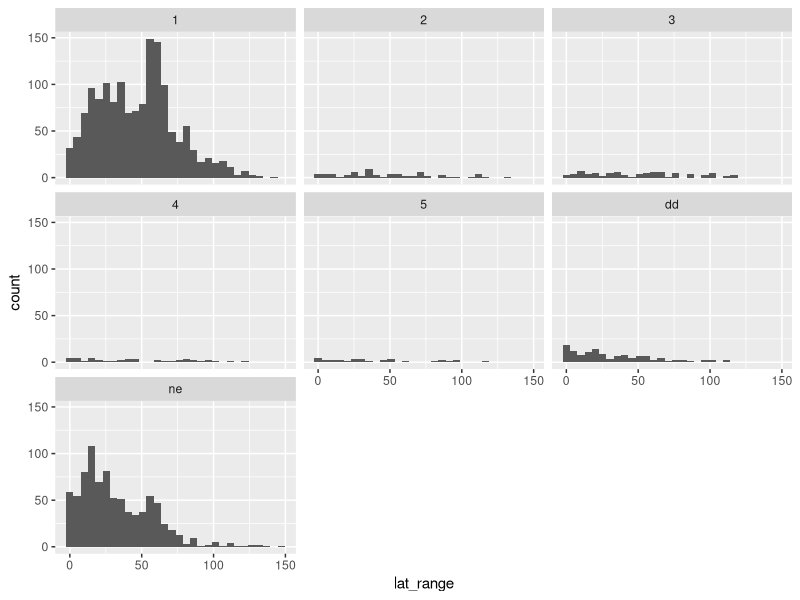
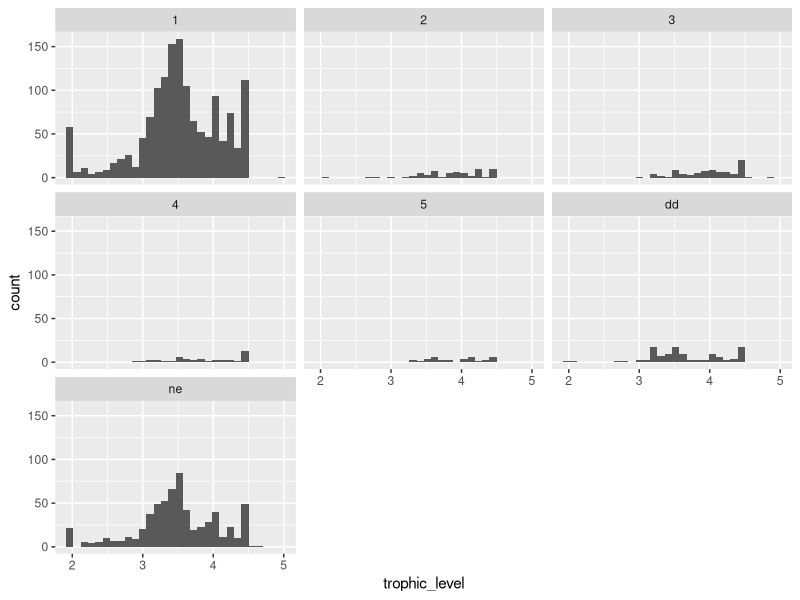
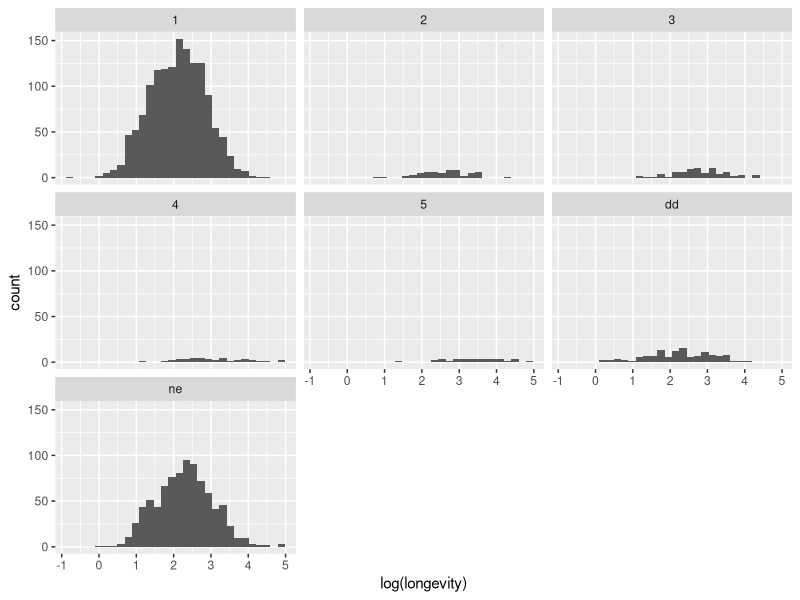
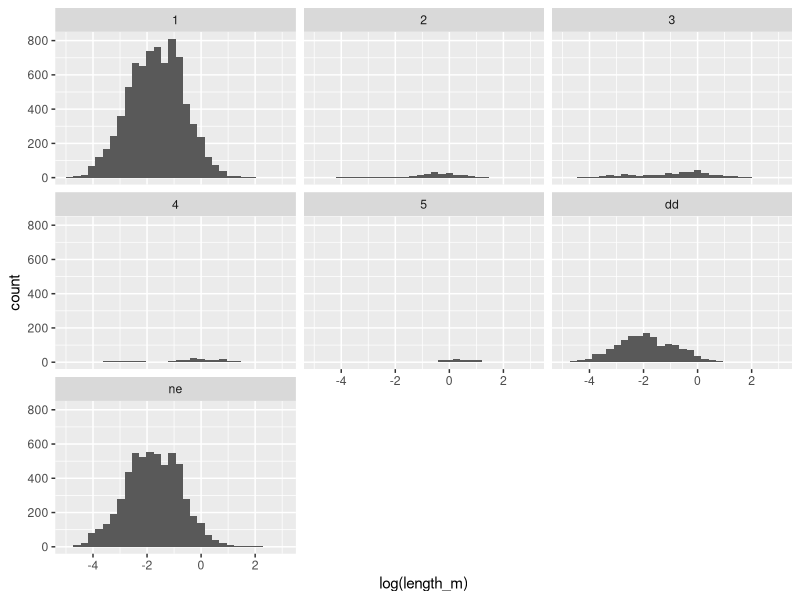
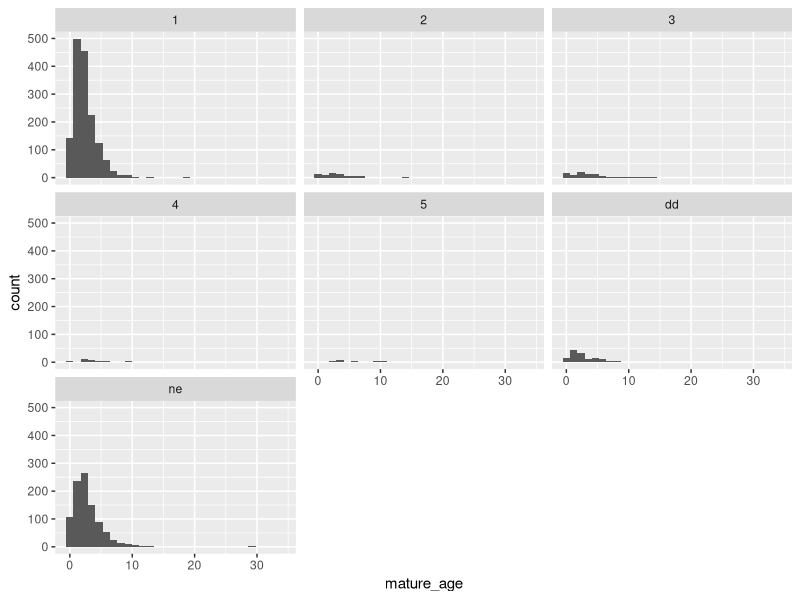
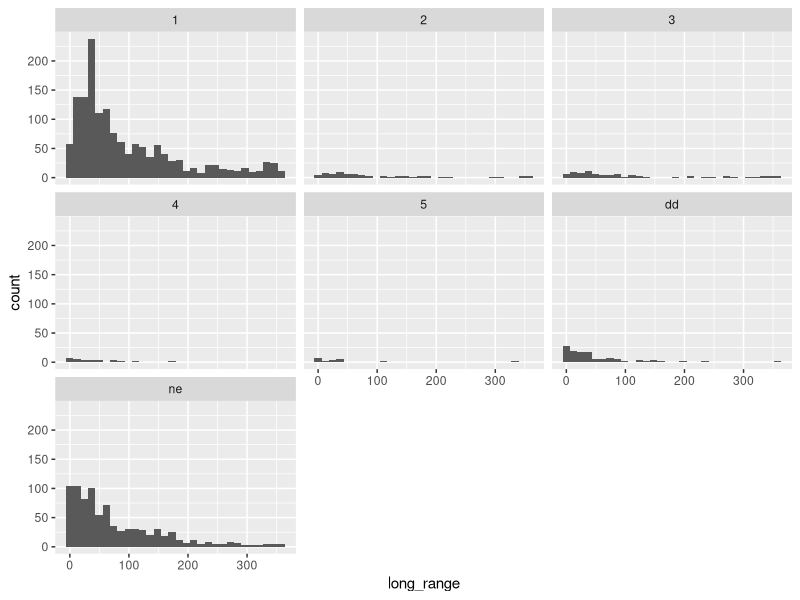
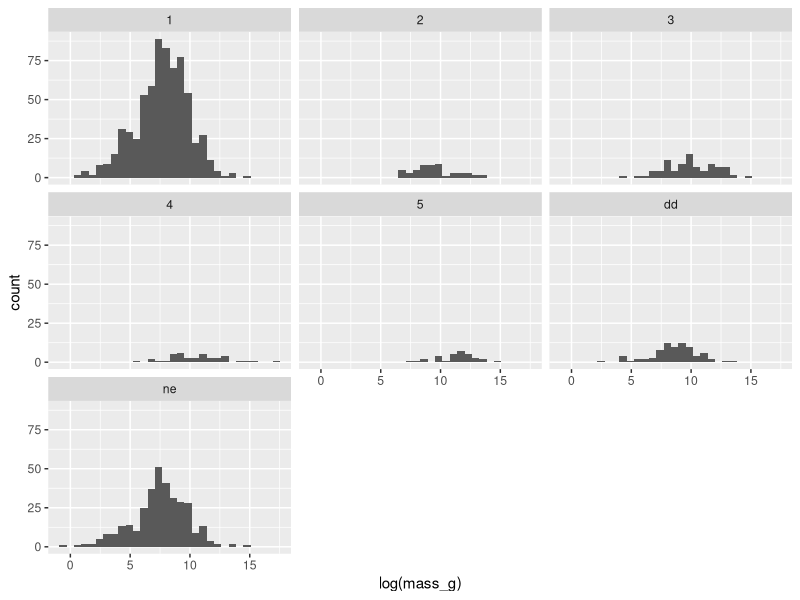
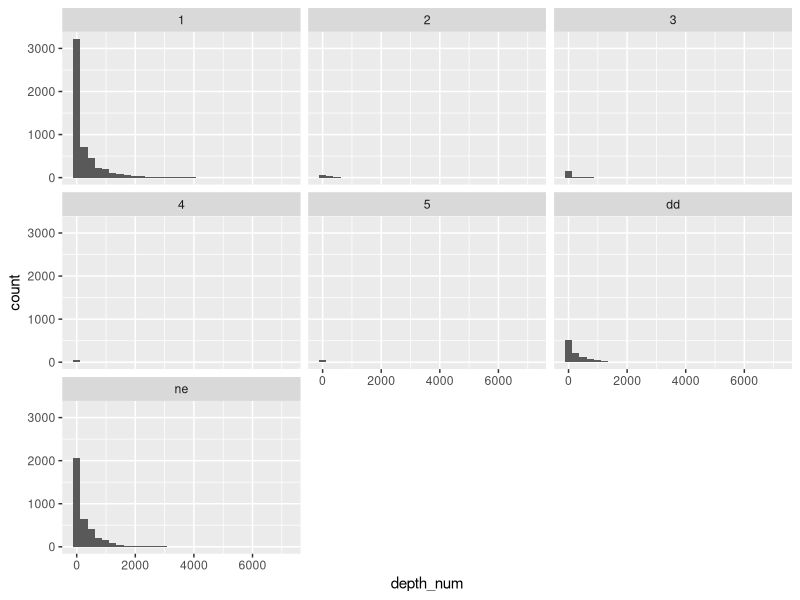

Reproduce these figures in R, in order.

# setup -------------------------------------------------------------------

library(tidyverse)
library(ggpubr)

full_dataset <- read_csv('no_pan_dataset.csv')

for_figures <- full_dataset %>%
  distinct() %>% 
  mutate(iucn_text = case_when(
    iucn_category == 1 ~ 'Least Concern',
    iucn_category == 2 ~ 'Near Threatened',
    iucn_category == 3 ~ 'Vulnerable',
    iucn_category == 4 ~ 'Endangered',
    iucn_category == 5 ~ 'Critically Endangered',
    iucn_category == 'dd' ~ 'Data Deficient',
    iucn_category == 'ne' ~ 'Not Evaluated') %>% 
      factor(
        levels = c('Least Concern', 'Near Threatened', 'Vulnerable', 'Endangered', 'Critically Endangered', 'Data Deficient', 'Not Evaluated')))


# data plots --------------------------------------------------------------

# overall distribution
for_figures %>% 
  group_by(iucn_text) %>% 
  summarize(n = n())

# lat range

# distributions are similar, but not symmetrical

full_dataset %>% 
ggplot() +
  geom_histogram(aes(x = lat_range)) +
  facet_wrap(facets = vars(iucn_category))

kruskal.test(lat_range ~ iucn_category, data = for_figures)

pairwise.wilcox.test(for_figures$lat_range, for_figures$iucn_category, p.adjust.method = 'BH')

lat_range_boxplot <- ggplot(
  data = for_figures %>% 
    mutate(
      sig = case_when(
        iucn_category %in% 1:3 ~ 'a',
        iucn_category %in% 4:5 ~ 'ab',
        iucn_category %in% c('dd','ne') ~ 'b')),
  mapping = aes(
    x = iucn_text,
    y = lat_range,
    color = iucn_text)) +
  geom_boxplot() +
  geom_point(
    aes(y = median(lat_range, na.rm = T)),
    shape = 1,
    size = 3) +
  labs(
    y = NULL,
    color = 'IUCN Category',
    x = NULL) +
  theme_bw() +
  theme(
    plot.title = element_text(size = 9),
    axis.ticks.x = element_blank(),
    axis.text.x = element_blank(),
    panel.grid.major.x = element_blank(),
    panel.grid.minor.x = element_blank(),
    panel.background = element_rect(fill = 'gray85'),
    axis.title.y = element_text(size = 6)) +
  geom_text(
    aes(y = 155, label = sig, color = NULL),
    size = 2,
    show.legend = F) +
  scale_colour_viridis_d()

# trophic level

# distributions are not symmetrical, but are relatively similar

full_dataset %>% 
ggplot() +
  geom_histogram(aes(x = trophic_level)) +
  facet_wrap(facets = vars(iucn_category))

kruskal.test(trophic_level ~ iucn_category, data = for_figures)

pairwise.wilcox.test(for_figures$trophic_level, for_figures$iucn_category, p.adjust.method = 'BH')

trophic_level_boxplot <- ggplot(
  data = for_figures %>% 
    mutate(
      sig = case_when(
        iucn_category %in% c(1,'ne') ~ 'a',
        iucn_category %in% 2:5 ~ 'b',
        iucn_category == 'dd' ~ 'c')),
  mapping = aes(
    x = iucn_text,
    y = trophic_level,
    color = iucn_text)) +
  geom_boxplot() +
  geom_point(
    aes(y = median(trophic_level, na.rm = T)),
    shape = 1,
    size = 3) +
  labs(
    y = NULL,
    color = 'IUCN Category',
    x = NULL) +
  theme_bw() +
  theme(
    plot.title = element_text(size = 9),
    axis.ticks.x = element_blank(),
    axis.text.x = element_blank(),
    panel.grid.major.x = element_blank(),
    panel.grid.minor.x = element_blank(),
    panel.background = element_rect(fill = 'gray85'),
    axis.title.y = element_text(size = 6)) +
  geom_text(
    aes(y = 5.5, label = sig, color = NULL),
    size = 2,
    show.legend = F) +
  scale_colour_viridis_d()

# longevity

# distributions can be normalized by log-transformation

ggplot(
  full_dataset %>% 
    filter(
      longevity > 0)) +
  geom_histogram(aes(x = log(longevity))) +
  facet_wrap(facets = vars(iucn_category))

longevity_anova <- aov(
  log(longevity)~iucn_category, 
  data = full_dataset %>% 
    filter(
      longevity > 0))

TukeyHSD(longevity_anova)

longevity_boxplot <- ggplot(
  data = for_figures %>% 
    mutate(
      sig = case_when(
        iucn_category == 1 ~ 'a',
        iucn_category == 'dd' ~ 'ab',
        iucn_category == 2 ~ 'bc',
        iucn_category == 'ne' ~ 'b',
        iucn_category == 3 ~ 'cd',
        iucn_category == 4 ~ 'de',
        iucn_category == 5 ~ 'e')) %>% 
    filter(longevity > 0),
  mapping = aes(
    x = iucn_text,
    y = log(longevity),
    color = iucn_text)) +
  geom_boxplot() + 
  geom_point(
    aes(y = median(log(longevity), na.rm = T)),
    shape = 1,
    size = 3) +
  labs(
    y = NULL,
    color = 'IUCN Category',
    x = NULL) +
  theme_bw() +
  theme(
    plot.title = element_text(size = 9),
    axis.ticks.x = element_blank(),
    axis.text.x = element_blank(),
    panel.grid.major.x = element_blank(),
    panel.grid.minor.x = element_blank(),
    panel.background = element_rect(fill = 'gray85'),
    axis.title.y = element_text(size = 6)) +
  geom_text(
    aes(y = 5.2, label = sig, color = NULL),
    size = 2,
    show.legend = F) +
  scale_colour_viridis_d()

# length

# can be normalized by log-transformation

ggplot(full_dataset) +
  geom_histogram(aes(x = log(length_m))) +
  facet_wrap(facets = vars(iucn_category))

length_anova <- aov(
  log(length_m)~iucn_category, 
  data = full_dataset)

TukeyHSD(length_anova)

length_boxplot <- ggplot(
  data = for_figures %>% 
    mutate(
      sig = case_when(
        iucn_category == 1 ~ 'a',
        iucn_category == c(2,4) ~ 'b',
        iucn_category == 3 ~ 'c',
        iucn_category == 5 ~ 'd',
        iucn_category == 'dd' ~ 'e',
        iucn_category == 'ne' ~ 'f')),
  mapping = aes(
    x = iucn_text,
    y = log(length_m),
    color = iucn_text)) +
  geom_boxplot() + 
  geom_point(
    aes(y = median(log(length_m), na.rm = T)),
    shape = 1,
    size = 3) +
  labs(
    y = NULL,
    color = 'IUCN Category',
    x = NULL) +
  theme_bw() +
  theme(
    plot.title = element_text(size = 9),
    axis.ticks.x = element_blank(),
    axis.text.x = element_blank(),
    panel.grid.major.x = element_blank(),
    panel.grid.minor.x = element_blank(),
    panel.background = element_rect(fill = 'gray85'),
    axis.title.y = element_text(size = 6)) +
  geom_text(
    aes(y = 12, label = sig, color = NULL),
    size = 2,
    show.legend = F) +
  scale_colour_viridis_d()

# depth zone

depth_zone_barplot <- for_figures %>% 
  filter(!is.na(depth_zone)) %>% 
  group_by(iucn_text,depth_zone) %>% 
  summarize(in_group = n()) %>% 
  left_join(
    for_figures %>% 
      filter(!is.na(depth_zone)) %>% 
      group_by(iucn_text) %>% 
      summarize(total = n()),
    by = 'iucn_text') %>% 
  mutate(percent = in_group / total * 100) %>% 
ggplot() +
  geom_col(aes(
    x = iucn_text,
    y = percent,
    fill = depth_zone)) +
  labs(
    title = '',
    y = 'Percent',
    fill = 'Depth Zone',
    x = 'IUCN Category') +
  theme_bw() +
  theme(
    plot.title = element_text(size = 9),
    axis.ticks.x = element_blank(),
    axis.text.x = element_text(
      vjust = 0.9,
      hjust = 1,
      angle = 45),
    panel.grid.major.x = element_blank(),
    panel.grid.minor.x = element_blank(),
    panel.background = element_rect(fill = 'gray85'))  +
  scale_fill_viridis_d()

# mature age

# similarly distributed but not symmetrical

full_dataset  %>% 
  ggplot() +
  geom_histogram(aes(x = mature_age)) +
  facet_wrap(facets = vars(iucn_category))

kruskal.test(mature_age ~ iucn_category, data = for_figures)

pairwise.wilcox.test(for_figures$mature_age, for_figures$iucn_category, p.adjust.method = 'BH')

mature_age_boxplot <- ggplot(
  data = for_figures %>% 
    mutate(
      sig = case_when(
        iucn_category == 1 ~ 'a',
        iucn_category == 'dd' ~ 'abc',
        iucn_category %in% c(2,'ne') ~ 'b',
        iucn_category == 3 ~ 'c',
        iucn_category == 4 ~ 'd',
        iucn_category == 5 ~ 'e')),
  mapping = aes(
    x = iucn_text,
    y = mature_age,
    color = iucn_text)) +
  geom_boxplot() + 
  geom_point(
    aes(y = median(mature_age, na.rm = T)),
    shape = 1,
    size = 3) +
  labs(
    y = NULL,
    color = 'IUCN Category',
    x = NULL) +
  theme_bw() +
  theme(
    plot.title = element_text(size = 9),
    axis.ticks.x = element_blank(),
    axis.text.x = element_blank(),
    panel.grid.major.x = element_blank(),
    panel.grid.minor.x = element_blank(),
    panel.background = element_rect(fill = 'gray85'),
    axis.title.y = element_text(size = 6)) +
  geom_text(
    aes(y = 35, label = sig, color = NULL),
    size = 2,
    show.legend = F) +
  scale_colour_viridis_d()

# longitudinal range

# similarly distributed but not symmetrical

full_dataset  %>%  
  ggplot() +
  geom_histogram(aes(x = long_range)) +
  facet_wrap(facets = vars(iucn_category))

kruskal.test(long_range ~ iucn_category, data = for_figures)

pairwise.wilcox.test(for_figures$long_range, for_figures$iucn_category, p.adjust.method = 'BH')

long_range_boxplot <- ggplot(
  data = for_figures %>% 
    mutate(
      sig = case_when(
        iucn_category %in% c(1,5) ~ 'a',
        iucn_category %in% 2:3 ~ 'ac',
        iucn_category %in% 4:5 ~ 'abc',
        iucn_category == 'dd' ~ 'b',
        iucn_category == 'ne' ~ 'c')),
  mapping = aes(
    x = iucn_text,
    y = long_range,
    color = iucn_text)) +
  geom_boxplot() + 
  geom_point(
    aes(y = median(long_range, na.rm = T)),
    shape = 1,
    size = 3) +
  labs(
    y = NULL,
    color = 'IUCN Category',
    x = NULL) +
  theme_bw() +
  theme(
    plot.title = element_text(size = 9),
    axis.ticks.x = element_blank(),
    axis.text.x = element_blank(),
    panel.grid.major.x = element_blank(),
    panel.grid.minor.x = element_blank(),
    panel.background = element_rect(fill = 'gray85'),
    axis.title.y = element_text(size = 6)) +
  geom_text(
    aes(y = 380, label = sig, color = NULL),
    size = 2,
    show.legend = F) +
  scale_colour_viridis_d()

# mass

# can be normalized by log-transformation

ggplot(full_dataset) +
  geom_histogram(aes(x = log(mass_g))) +
  facet_wrap(facets = vars(iucn_category))

mass_anova <- aov(
  log(mass_g)~iucn_category, 
  data = full_dataset[full_dataset$mass_g < 10000000,])

TukeyHSD(mass_anova)

mass_boxplot <- ggplot(
  data = for_figures %>% 
    filter(mass_g < 10000000) %>% 
    mutate(
      sig = case_when(
        iucn_category %in% c(1,'ne') ~ 'a',
        iucn_category %in% c(2,'dd') ~ 'b',
        iucn_category == 3 ~ 'c',
        iucn_category == 4 ~ 'cd',
        iucn_category == 5 ~ 'd')),
  mapping = aes(
    x = iucn_text,
    y = log(mass_g),
    color = iucn_text)) +
  geom_boxplot() + 
  geom_point(
    aes(y = median(log(mass_g), na.rm = T)),
    shape = 1,
    size = 3) +
  labs(
    y = NULL,
    color = 'IUCN Category',
    x = NULL) +
  theme_bw() +
  theme(
    plot.title = element_text(size = 9),
    axis.ticks.x = element_blank(),
    axis.text.x = element_blank(),
    panel.grid.major.x = element_blank(),
    panel.grid.minor.x = element_blank(),
    panel.background = element_rect(fill = 'gray85'),
    axis.title.y = element_text(size = 6)) +
  geom_text(
    aes(y = 15.5, label = sig, color = NULL),
    size = 2,
    show.legend = F) +
  scale_colour_viridis_d()

# diet

diet_barplot <- for_figures %>% 
  filter(!is.na(diet)) %>% 
  group_by(iucn_text,diet) %>% 
  summarize(in_group = n()) %>% 
  left_join(
    for_figures %>% 
      filter(!is.na(diet)) %>% 
      group_by(iucn_text) %>% 
      summarize(total = n()),
    by = 'iucn_text') %>% 
  mutate(percent = in_group / total * 100) %>% 
ggplot() +
  geom_col(aes(
    x = iucn_text,
    y = percent,
    fill = diet)) +
  labs(
    y = 'Percent',
    fill = 'Diet Type',
    x = 'IUCN Category') +
  theme_bw() +
  theme(
    plot.title = element_text(size = 9),
    axis.ticks.x = element_blank(),
    axis.text.x = element_text(
      vjust = 0.9,
      hjust = 1,
      angle = 45),
    panel.grid.major.x = element_blank(),
    panel.grid.minor.x = element_blank(),
    panel.background = element_rect(fill = 'gray85'))  +
  scale_fill_viridis_d()

# depth as a number

# distributions are similar but not symmetrical

ggplot(full_dataset) +
  geom_histogram(aes(x = depth_num)) +
  facet_wrap(facets = vars(iucn_category))

kruskal.test(depth_num ~ iucn_category, data = for_figures)

pairwise.wilcox.test(for_figures$depth_num, for_figures$iucn_category, p.adjust.method = 'BH')

for_figures %>% 
  group_by(iucn_text) %>% 
  summarize(mean_depth = mean(depth_num, na.rm = T))

depth_num_boxplot <- ggplot(
  data = for_figures %>% 
    mutate(
      sig = case_when(
        iucn_category == 1 ~ 'a',
        iucn_category %in% c(2,5) ~ 'acd',
        iucn_category == 4 ~ 'ad',
        iucn_category == 3 ~ 'b',
        iucn_category == 'dd' ~ 'c',
        iucn_category == 'ne' ~ 'd')),
  mapping = aes(
    x = iucn_text,
    y = depth_num,
    color = iucn_text)) +
  geom_boxplot() + 
  geom_point(
    aes(y = median(depth_num, na.rm = T)),
    shape = 1,
    size = 3) +
  labs(
    y = NULL,
    color = 'IUCN Category',
    x = NULL) +
  theme_bw() +
  theme(
    plot.title = element_text(size = 9),
    axis.ticks.x = element_blank(),
    axis.text.x = element_blank(),
    panel.grid.major.x = element_blank(),
    panel.grid.minor.x = element_blank(),
    panel.background = element_rect(fill = 'gray85'),
    axis.title.y = element_text(size = 6)) +
  geom_text(
    aes(y = 8000, label = sig, color = NULL),
    size = 2,
    show.legend = F) +
  scale_colour_viridis_d()

ggarrange(
  plotlist = list(depth_zone_barplot, diet_barplot),
  ncol = 2,
  labels = c('a)','b)'))

ggarrange(
  plotlist = list(
    depth_num_boxplot,
    lat_range_boxplot,
    length_boxplot,
    long_range_boxplot,
    longevity_boxplot,
    mass_boxplot,
    mature_age_boxplot,
    trophic_level_boxplot),
  ncol = 3,
  nrow = 3,
  labels = c('a)','b)','c)','d)','e)','f)','g)','h)'),
  label.x = -0.03,
  label.y = 1.05,
  font.label = c(size = 10),
  legend = 'right',
  common.legend = T,
  legend.grob = get_legend(depth_num_boxplot))
